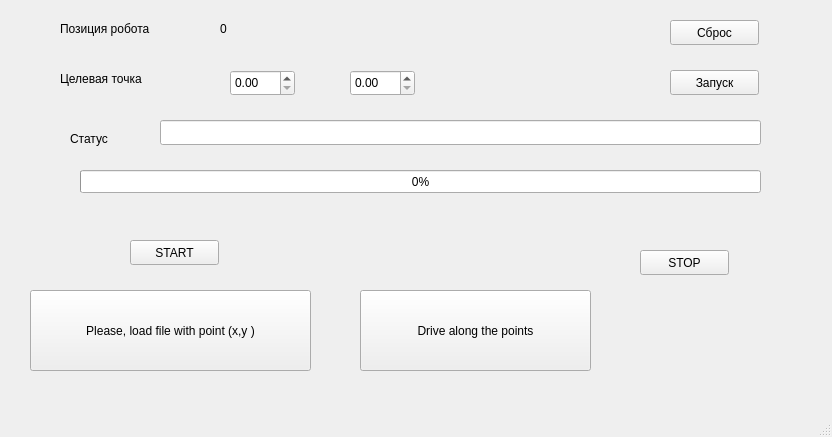
<?xml version="1.0" encoding="UTF-8"?>
<ui version="4.0">
 <class>MainWindow</class>
 <widget class="QMainWindow" name="MainWindow">
  <property name="geometry">
   <rect>
    <x>0</x>
    <y>0</y>
    <width>832</width>
    <height>437</height>
   </rect>
  </property>
  <property name="windowTitle">
   <string>Пульт управления черепахой</string>
  </property>
  <widget class="QWidget" name="centralwidget">
   <widget class="QLabel" name="label">
    <property name="geometry">
     <rect>
      <x>60</x>
      <y>20</y>
      <width>141</width>
      <height>17</height>
     </rect>
    </property>
    <property name="text">
     <string>Позиция робота</string>
    </property>
   </widget>
   <widget class="QLabel" name="label_pose">
    <property name="geometry">
     <rect>
      <x>220</x>
      <y>20</y>
      <width>411</width>
      <height>17</height>
     </rect>
    </property>
    <property name="text">
     <string>0</string>
    </property>
   </widget>
   <widget class="QPushButton" name="pushButton_reset">
    <property name="geometry">
     <rect>
      <x>670</x>
      <y>20</y>
      <width>89</width>
      <height>25</height>
     </rect>
    </property>
    <property name="text">
     <string>Сброс</string>
    </property>
   </widget>
   <widget class="QLabel" name="label_2">
    <property name="geometry">
     <rect>
      <x>60</x>
      <y>70</y>
      <width>141</width>
      <height>17</height>
     </rect>
    </property>
    <property name="text">
     <string>Целевая точка</string>
    </property>
   </widget>
   <widget class="QDoubleSpinBox" name="doubleSpinBox_targetX">
    <property name="geometry">
     <rect>
      <x>230</x>
      <y>70</y>
      <width>65</width>
      <height>26</height>
     </rect>
    </property>
   </widget>
   <widget class="QDoubleSpinBox" name="doubleSpinBox_targetY">
    <property name="geometry">
     <rect>
      <x>350</x>
      <y>70</y>
      <width>65</width>
      <height>26</height>
     </rect>
    </property>
   </widget>
   <widget class="QPushButton" name="pushButton_sendToGoal">
    <property name="geometry">
     <rect>
      <x>670</x>
      <y>70</y>
      <width>89</width>
      <height>25</height>
     </rect>
    </property>
    <property name="text">
     <string>Запуск</string>
    </property>
   </widget>
   <widget class="QLabel" name="label_3">
    <property name="geometry">
     <rect>
      <x>70</x>
      <y>130</y>
      <width>67</width>
      <height>17</height>
     </rect>
    </property>
    <property name="text">
     <string>Статус</string>
    </property>
   </widget>
   <widget class="QLineEdit" name="lineEdit_status">
    <property name="geometry">
     <rect>
      <x>160</x>
      <y>120</y>
      <width>601</width>
      <height>25</height>
     </rect>
    </property>
   </widget>
   <widget class="QProgressBar" name="progressBar_goal">
    <property name="geometry">
     <rect>
      <x>80</x>
      <y>170</y>
      <width>681</width>
      <height>23</height>
     </rect>
    </property>
    <property name="value">
     <number>0</number>
    </property>
   </widget>
   <widget class="QPushButton" name="pushButton_start">
    <property name="geometry">
     <rect>
      <x>130</x>
      <y>240</y>
      <width>89</width>
      <height>25</height>
     </rect>
    </property>
    <property name="text">
     <string>START</string>
    </property>
   </widget>
   <widget class="QPushButton" name="pushButton_stop">
    <property name="geometry">
     <rect>
      <x>640</x>
      <y>250</y>
      <width>89</width>
      <height>25</height>
     </rect>
    </property>
    <property name="text">
     <string>STOP</string>
    </property>
   </widget>
   <widget class="QPushButton" name="pushButton_loafFile_with_point">
    <property name="geometry">
     <rect>
      <x>30</x>
      <y>290</y>
      <width>281</width>
      <height>81</height>
     </rect>
    </property>
    <property name="text">
     <string>Please, load file with point (x,y )</string>
    </property>
   </widget>
   <widget class="QPushButton" name="pushButton_along_the_point">
    <property name="geometry">
     <rect>
      <x>360</x>
      <y>290</y>
      <width>231</width>
      <height>81</height>
     </rect>
    </property>
    <property name="text">
     <string>Drive along the points</string>
    </property>
   </widget>
  </widget>
  <widget class="QMenuBar" name="menubar">
   <property name="geometry">
    <rect>
     <x>0</x>
     <y>0</y>
     <width>832</width>
     <height>22</height>
    </rect>
   </property>
  </widget>
  <widget class="QStatusBar" name="statusbar"/>
 </widget>
 <resources/>
 <connections/>
</ui>
